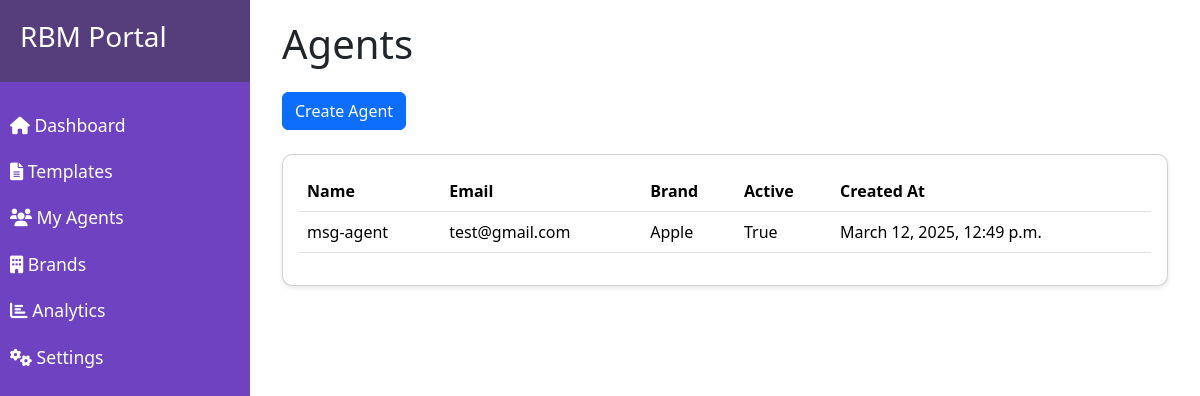
The app's page /agents/ (signed in) with its own data.
### dashboard/models.py (models this page shows, shortened)
class Agent(models.Model):
    name = models.CharField(max_length=100)
    email = models.EmailField()
    brand = models.ForeignKey(Brand, on_delete=models.CASCADE)
    is_active = models.BooleanField(default=True)
    created_at = models.DateTimeField(auto_now_add=True)

class Brand(models.Model):
    name = models.CharField(max_length=100)
    description = models.TextField(blank=True)
    created_at = models.DateTimeField(auto_now_add=True)

### dashboard/views.py (the view)
# urls.py: path('agents/', views.agent_list, name='agent_list'),
@login_required
def agent_list(request):
    agents = Agent.objects.all()
    return render(request, 'dashboard/agent_list.html', {'agents': agents})

### templates/dashboard/agent_list.html
{% extends 'base.html' %}
{% block content %}
<div class="container-fluid">
    <h1 class="mb-4">Agents</h1>
    <a href="{% url 'create_agent' %}" class="btn btn-primary mb-4">Create Agent</a>
    <div class="card">
        <div class="card-body">
            <div class="table-responsive">
                <table class="table">
                    <thead>
                        <tr>
                            <th>Name</th>
                            <th>Email</th>
                            <th>Brand</th>
                            <th>Active</th>
                            <th>Created At</th>
                        </tr>
                    </thead>
                    <tbody>
                        {% for agent in agents %}
                        <tr>
                            <td>{{ agent.name }}</td>
                            <td>{{ agent.email }}</td>
                            <td>{{ agent.brand.name }}</td>
                            <td>{{ agent.is_active }}</td>
                            <td>{{ agent.created_at }}</td>
                        </tr>
                        {% endfor %}
                    </tbody>
                </table>
            </div>
        </div>
    </div>
</div>
{% endblock %}

### static/css/style.css (style rules this page uses)
:root { --primary-color: #6f42c1; --secondary-color: #563d7c; }
.card { margin-bottom: 20px; border-radius: 10px; box-shadow: 0 2px 4px rgba(0,0,0,0.1); }

### records on screen
Agent: name "msg-agent", email "test@gmail.com", brand.name "Apple", is_active "True", created_at "March 12, 2025, 12:49 p.m."
